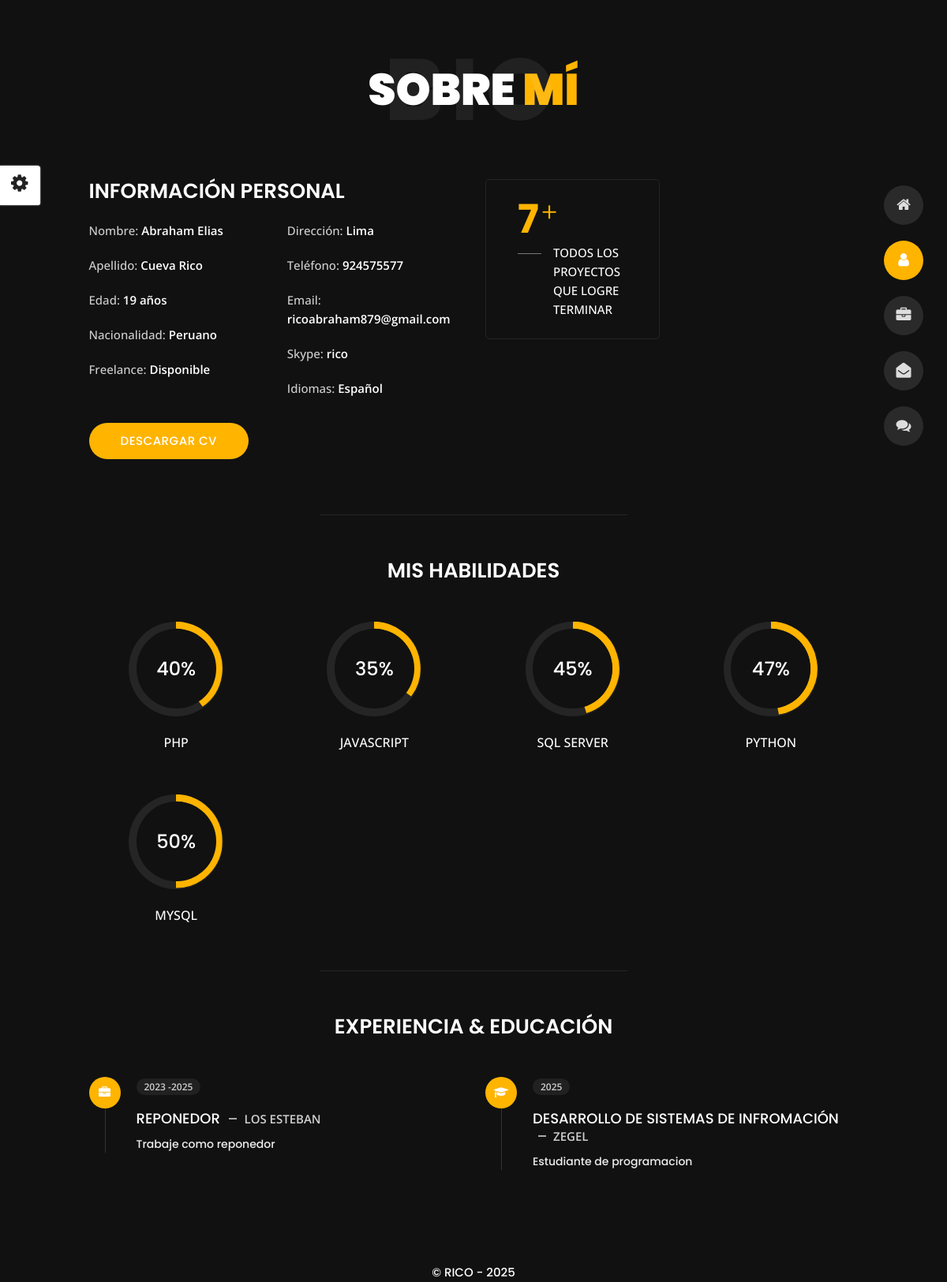
Page /about/ on the earlier database version.
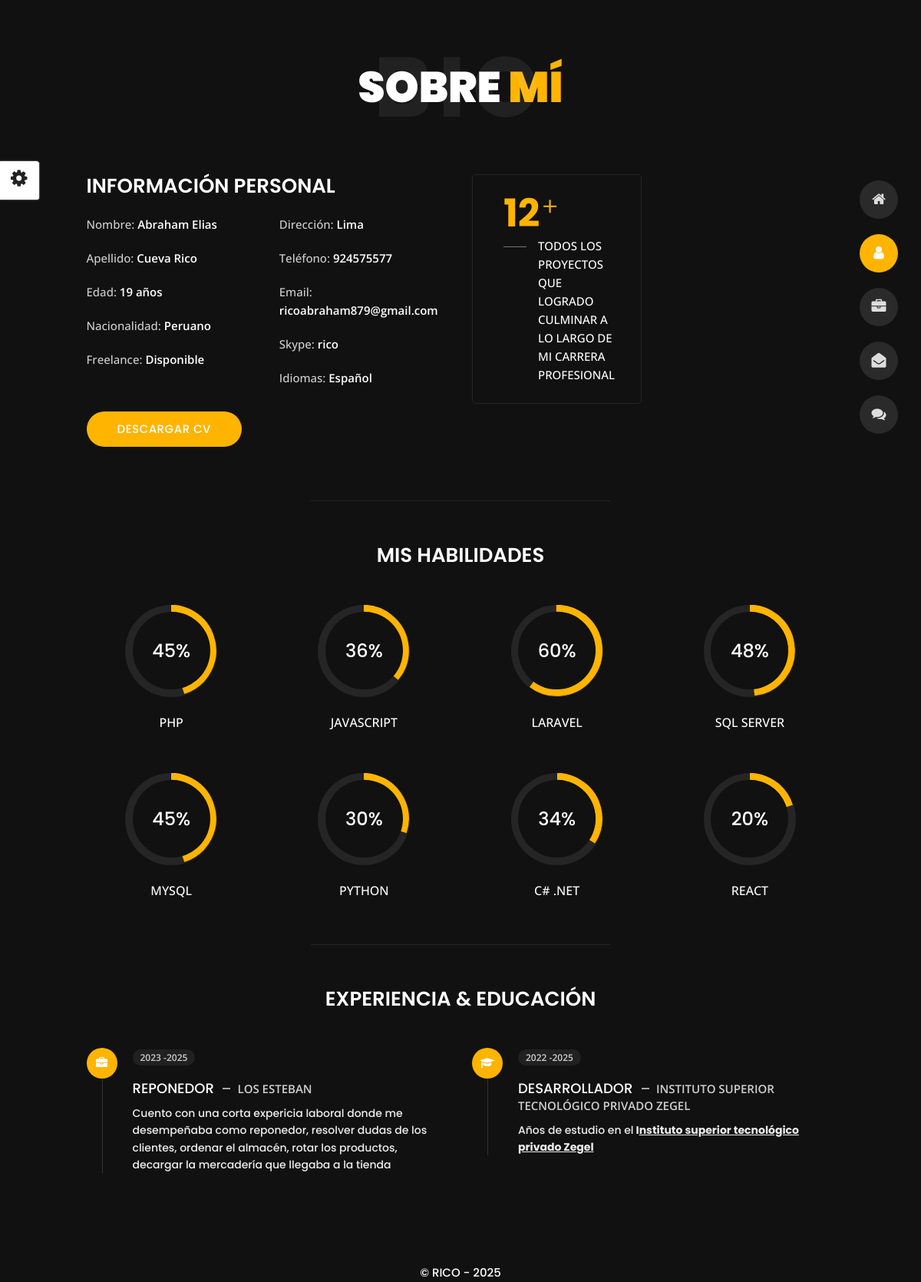
Same page on the later database version.
### core/models.py (models this page shows, shortened)
class AboutMe(models.Model):
    nombre = models.CharField(max_length=100)
    apellido = models.CharField(max_length=100)
    edad = models.PositiveIntegerField()
    nacionalidad = models.CharField(max_length=100)
    freelance = models.BooleanField(default=True)
    direccion = models.CharField(max_length=200)
    telefono = models.CharField(max_length=50)
    email = models.EmailField()
    skype = models.CharField(max_length=100)
    idiomas = models.CharField(max_length=200)
    descripcion = RichTextField()
    foto = models.ImageField(upload_to='about/', blank=True, null=True)
    cv = models.FileField(upload_to='cv/', blank=True, null=True, verbose_name="Archivo CV (PDF)")
    class Meta:
        verbose_name = "Sobre mí"
        verbose_name_plural = "Sobre mí"

class Stat(models.Model):
    about = models.ForeignKey(AboutMe, on_delete=models.CASCADE, related_name='stats')
    titulo = models.CharField(max_length=100)
    cantidad = models.PositiveIntegerField()
    descripcion = RichTextField()
    class Meta:
        verbose_name = "Estadística"
        verbose_name_plural = "Estadísticas"

class Skill(models.Model):
    about = models.ForeignKey(AboutMe, on_delete=models.CASCADE, related_name='skills')
    nombre = models.CharField(max_length=100)
    porcentaje = models.PositiveIntegerField()
    class Meta:
        verbose_name = "Habilidad"
        verbose_name_plural = "Habilidades"

class Experience(models.Model):
    about = models.ForeignKey(AboutMe, on_delete=models.CASCADE, related_name='experiences')
    titulo = models.CharField(max_length=200)
    empresa = models.CharField(max_length=200)
    anio = models.CharField(max_length=100)
    descripcion = RichTextField()
    class Meta:
        verbose_name = "Experiencia"
        verbose_name_plural = "Experiencias"

class Education(models.Model):
    about = models.ForeignKey(AboutMe, on_delete=models.CASCADE, related_name='educations')
    titulo = models.CharField(max_length=200)
    institucion = models.CharField(max_length=200)
    anio = models.CharField(max_length=100)
    descripcion = RichTextField()
    class Meta:
        verbose_name = "Educación"
        verbose_name_plural = "Educaciones"

### core/views.py (the view)
# urls.py: path('about/', views.about, name='about'),
def about(request):
    about = AboutMe.objects.prefetch_related('skills', 'stats', 'experiences', 'educations').first()
    if about is None:
        return HttpResponse("No data found.")
    context = {
        'about': about,
        'now': datetime.now(),
        'body_class': 'about',
    }
    return render(request, 'core/about.html', context)

### core/context_processors.py (called while the page is built)
def site_settings(request):
    setting = SiteSetting.objects.first()
    return {'site_setting': setting}

### core/templates/core/about.html (shortened to what this page needs)
{% extends 'core/base.html' %}
{% block content %}
<section class="title-section text-left text-sm-center revealator-slideup revealator-once revealator-delay1">
    <h1>SOBRE <span>MÍ</span></h1>
    <span class="title-bg">Bio</span>
</section>
<section class="main-content revealator-slideup revealator-once revealator-delay1">
    <div class="container">
        <div class="row">
            <div class="col-12 col-lg-5 col-xl-6">
                <div class="row">
                    <div class="col-12">
                        <h3 class="text-uppercase custom-title mb-0 ft-wt-600">Información Personal</h3>
                    </div>
                    <div class="col-6">
                        <ul class="about-list list-unstyled open-sans-font">
                            <li><span class="title">Nombre:</span> <span class="value">{{ about.nombre }}</span></li>
                            <li><span class="title">Apellido:</span> <span class="value">{{ about.apellido }}</span></li>
                            <li><span class="title">Edad:</span> <span class="value">{{ about.edad }} años</span></li>
                            <li><span class="title">Nacionalidad:</span> <span class="value">{{ about.nacionalidad }}</span></li>
                            <li><span class="title">Freelance:</span> <span class="value">{% if about.freelance %}Disponible{% else %}No disponible{% endif %}</span></li>
                        </ul>
                    </div>
                    <div class="col-6">
                        <ul class="about-list list-unstyled open-sans-font">
                            <li><span class="title">Dirección:</span> <span class="value">{{ about.direccion }}</span></li>
                            <li><span class="title">Teléfono:</span> <span class="value">{{ about.telefono }}</span></li>
                            <li><span class="title">Email:</span> <span class="value">{{ about.email }}</span></li>
                            <li><span class="title">Skype:</span> <span class="value">{{ about.skype }}</span></li>
                            <li><span class="title">Idiomas:</span> <span class="value">{{ about.idiomas }}</span></li>
                        </ul>
                    </div>
                    <div class="col-12 mt-3">
                        {% if about.cv %}
                            <a href="{{ about.cv.url }}" class="btn btn-download" target="_blank">Descargar CV</a>
                        {% else %}
                            <p><em>CV no disponible</em></p>
                        {% endif %}
                    </div>
                </div>
            </div>
            <div class="col-12 col-lg-7 col-xl-6 mt-5 mt-lg-0">
                <div class="row">
                    {% for stat in about.stats.all %}
                    <div class="col-6">
                        <div class="box-stats {% if forloop.counter < 3 %}with-margin{% endif %}">
                            <h3 class="poppins-font position-relative">{{ stat.cantidad }}</h3>
                            <p class="open-sans-font m-0 position-relative text-uppercase">{{ stat.descripcion }}</p>
                        </div>
                    </div>
                    {% endfor %}
                </div>
            </div>
        </div>
        <hr class="separator">
        <div class="row">
            <div class="col-12">
                <h3 class="text-uppercase pb-4 pb-sm-5 mb-3 mb-sm-0 text-left text-sm-center custom-title ft-wt-600">Mis Habilidades</h3>
            </div>
            {% for skill in about.skills.all %}
            <div class="col-6 col-md-3 mb-3 mb-sm-5">
                <div class="c100 p{{ skill.porcentaje|floatformat:0 }}">
                    <span>{{ skill.porcentaje }}%</span>
                </div>
                <h6 class="text-uppercase open-sans-font text-center mt-2 mt-sm-4">{{ skill.nombre }}</h6>
            </div>
            {% endfor %}
        </div>
        <hr class="separator mt-1">
        <div class="row">
            <div class="col-12">
                <h3 class="text-uppercase pb-5 mb-0 text-left text-sm-center custom-title ft-wt-600">Experiencia <span>&</span> Educación</h3>
            </div>
            <div class="col-lg-6 m-15px-tb">
                <div class="resume-box">
                    <ul>
                        {% for exp in about.experiences.all %}
                        <li>
                            <div class="icon"><i class="fa fa-briefcase"></i></div>
                            <span class="time open-sans-font text-uppercase">{{ exp.anio }}</span>
                            <h5 class="poppins-font text-uppercase">{{ exp.titulo }} <span class="place open-sans-font">{{ exp.empresa }}</span></h5>
                            <p class="open-sans-font">{{ exp.descripcion|safe }}</p>
                        </li>
                        {% endfor %}
                    </ul>
                </div>
            </div>
            <div class="col-lg-6 m-15px-tb">
                <div class="resume-box">
                    <ul>
                        {% for edu in about.educations.all %}
                        <li>
                            <div class="icon"><i class="fa fa-graduation-cap"></i></div>
                            <span class="time open-sans-font text-uppercase">{{ edu.anio }}</span>
                            <h5 class="poppins-font text-uppercase">{{ edu.titulo }} <span class="place open-sans-font">{{ edu.institucion }}</span></h5>
                            <p class="open-sans-font">{{ edu.descripcion|safe }}</p>
                        </li>
                        {% endfor %}
                    </ul>
                </div>
            </div>
        </div>
    </div>
</section>
{% endblock %}

### core/templates/core/base.html (shortened to what this page needs)
{% load static %}
<!DOCTYPE html>
<html lang="es">
<head>
    <link href="{% static 'css/bootstrap.min.css' %}" rel="stylesheet">
    <link href="{% static 'css/preloader.min.css' %}" rel="stylesheet">
    <link href="{% static 'css/circle.css' %}" rel="stylesheet">
    <link href="{% static 'css/font-awesome.min.css' %}" rel="stylesheet">
    <link href="{% static 'css/fm.revealator.jquery.min.css' %}" rel="stylesheet">
    <link href="{% static 'css/style.css' %}" rel="stylesheet">
    <link href="{% static 'css/skins/yellow.css' %}" rel="stylesheet">
    <link rel="alternate stylesheet" type="text/css" title="blue" href="{% static 'css/skins/blue.css' %}" />
    <link rel="alternate stylesheet" type="text/css" title="green" href="{% static 'css/skins/green.css' %}" />
    <link rel="alternate stylesheet" type="text/css" title="yellow" href="{% static 'css/skins/yellow.css' %}" />
    <link rel="alternate stylesheet" type="text/css" title="blueviolet" href="{% static 'css/skins/blueviolet.css' %}" />
    <link rel="alternate stylesheet" type="text/css" title="goldenrod" href="{% static 'css/skins/goldenrod.css' %}" />
    <link rel="alternate stylesheet" type="text/css" title="magenta" href="{% static 'css/skins/magenta.css' %}" />
    <link rel="alternate stylesheet" type="text/css" title="orange" href="{% static 'css/skins/orange.css' %}" />
    <link rel="alternate stylesheet" type="text/css" title="purple" href="{% static 'css/skins/purple.css' %}" />
    <link rel="alternate stylesheet" type="text/css" title="red" href="{% static 'css/skins/red.css' %}" />
    <link rel="alternate stylesheet" type="text/css" title="yellowgreen" href="{% static 'css/skins/yellowgreen.css' %}" />
    <link rel="stylesheet" type="text/css" href="{% static 'css/styleswitcher.css' %}" />
</head>
<body class="{{ body_class }}">
    <div id="showSwitcher" class="styleSecondColor">
        <i class="fa fa-cog fa-spin"></i>
    </div>
    {% include 'core/includes/header.html' %}
    {% block content %}
    {% endblock %}
    {% include 'core/includes/footer.html' %}
</body>
</html>

### core/templates/core/includes/header.html (shortened to what this page needs)
<header class="header" id="navbar-collapse-toggle">
    <ul class="icon-menu d-none d-lg-block">
        <li class="icon-box {% if request.path == '/' %}active{% endif %}">
            <i class="fa fa-home"></i>
            <a href="{% url 'index' %}">
            </a>
        </li>
        <li class="icon-box {% if request.path == '/about/' %}active{% endif %}">
            <i class="fa fa-user"></i>
            <a href="{% url 'about' %}">
            </a>
        </li>
        <li class="icon-box {% if request.path == '/portfolio/' %}active{% endif %}">
            <i class="fa fa-briefcase"></i>
            <a href="{% url 'portfolio' %}">
            </a>
        </li>
        <li class="icon-box {% if request.path == '/contacto/' %}active{% endif %}">
            <i class="fa fa-envelope-open"></i>
            <a href="{% url 'contacto' %}">
            </a>
        </li>
        <li class="icon-box {% if request.path == '/blog_list/' %}active{% endif %}">
            <i class="fa fa-comments"></i>
            <a href="{% url 'blog_list' %}">
            </a>
        </li>
    </ul>
</header>

### core/templates/core/includes/footer.html
<footer class="footer text-center mt-5">
    <p>© RICO {{ home.nombre }} - {{ now|date:"Y" }}</p>
</footer>

### static/css/circle.css (style rules this page uses)
.c100 { position: relative; font-size: 120px; width: 1em; height: 1em; border-radius: 50%; float: left; margin: 0 0.1em 0.1em 0; background-color: #cccccc; }
.c100 *, .c100 *:before, .c100 *:after { -webkit-box-sizing: content-box; -moz-box-sizing: content-box; box-sizing: content-box; }
.c100 > span { position: absolute; width: 100%; z-index: 1; left: 0; top: 0; width: 5em; line-height: 5em; font-size: 0.2em; color: #cccccc; display: block; text-align: center; white-space: nowrap; -webkit-transition-property: all; -moz-transition-property: all; -o-transition-property: all; transition-property: all; -webkit-transition-duration: 0.2s; -moz-transition-duration: 0.2s; -o-transition-duration: 0.2s; transition-duration: 0.2s; -webkit-transition-timing-function: ease-out; -moz-transition-timing-function: ease-out; -o-transition-timing-function: ease-out; transition-timing-function: ease-out; }
.c100:after { position: absolute; top: 0.08em; left: 0.08em; display: block; content: " "; border-radius: 50%; background-color: #f5f5f5; width: 0.84em; height: 0.84em; -webkit-transition-property: all; -moz-transition-property: all; -o-transition-property: all; transition-property: all; -webkit-transition-duration: 0.2s; -moz-transition-duration: 0.2s; -o-transition-duration: 0.2s; transition-duration: 0.2s; -webkit-transition-timing-function: ease-in; -moz-transition-timing-function: ease-in; -o-transition-timing-function: ease-in; transition-timing-function: ease-in; }

### static/css/skins/yellow.css (style rules this page uses)
.home h1, .about .box-stats h3, .title-section h1 span, #menu li.active a, body.light #menu li.active a, .blog .post-container:hover .post-content .entry-header h3 a, .blog .post-content .entry-header h3 a:hover, .contact .custom-span-contact i, .portfolio .slideshow figcaption h3, .portfolio .slideshow a, .portfolio .grid figure:hover figcaption, .blog-post .meta i { color: #ffb400; }
.about .resume-box .icon, .contact ul.social li a:hover, body.light.contact ul.social li a:hover, .preloader .loader, .blog .page-link:hover, .blog .page-item.active .page-link, body.light.blog .page-link:hover, body.light.blog .page-item.active .page-link, .portfolio .grid li figure div, .header ul.icon-menu li.icon-box.active, .header ul.icon-menu li.icon-box:hover, body.light .header ul.icon-menu li.icon-box.active, body.light .header ul.icon-menu li.icon-box:hover, .btn, .header .icon-box h2, .home .color-block, .title-section hr, .portfolio .slideshow .carousel-indicators li.active { background-color: #ffb400; }

### static/css/styleswitcher.css (style rules this page uses)
#showSwitcher { z-index: 11111; margin-left:0px; position:fixed; left:0; top:210px; background: #fff; box-shadow:#ccc 0 0 2px; border-left:0; font-size:18px; display: block; -webkit-border-bottom-right-radius: 3px; -webkit-border-top-right-radius: 4px; -moz-border-radius-bottomright: 3px; -moz-border-radius-topright: 4px; border-bottom-right-radius: 3px; border-top-right-radius: 4px; padding: 10px 16px 10px 14px; cursor: pointer; }
#showSwitcher i { font-size:25px; color:#222; }

### static/css/skins/blue.css (style rules this page uses)
.home h1, .about .box-stats h3, .title-section h1 span, #menu li.active a, body.light #menu li.active a, .blog .post-container:hover .post-content .entry-header h3 a, .blog .post-content .entry-header h3 a:hover, .contact .custom-span-contact i, .portfolio .slideshow figcaption h3, .portfolio .slideshow a, .portfolio .grid figure:hover figcaption, .blog-post .meta i { color: #4169e1; }
.about .resume-box .icon, .contact ul.social li a:hover, body.light.contact ul.social li a:hover, .preloader .loader, .blog .page-link:hover, .blog .page-item.active .page-link, body.light.blog .page-link:hover, body.light.blog .page-item.active .page-link, .portfolio .grid li figure div, .header ul.icon-menu li.icon-box.active, .header ul.icon-menu li.icon-box:hover, body.light .header ul.icon-menu li.icon-box.active, body.light .header ul.icon-menu li.icon-box:hover, .btn, .header .icon-box h2, .home .color-block, .title-section hr, .portfolio .slideshow .carousel-indicators li.active { background-color: #4169e1; }

Differences in the rows shown:
removed Stat: cantidad "7", descripcion "TODOS LOS PROYECTOS QUE LOGRE TERMINAR"
removed Skill: porcentaje "40", nombre "PHP"
removed Skill: porcentaje "35", nombre "JAVASCRIPT"
removed Skill: porcentaje "45", nombre "SQL SERVER"
removed Skill: porcentaje "47", nombre "PYTHON"
removed Skill: porcentaje "50", nombre "MYSQL"
removed Experience: anio "2023 -2025", titulo "REPONEDOR", empresa "LOS ESTEBAN", descripcion "Trabaje como reponedor"
removed Education: anio "2025", titulo "DESARROLLO DE SISTEMAS DE INFROMACIÓN", institucion "ZEGEL", descripcion "Estudiante de programacion"
added Stat: cantidad "12", descripcion "TODOS LOS PROYECTOS QUE LOGRADO CULMINAR A LO LARGO DE MI CARRERA PROFESIONAL"
added Skill: porcentaje "45", nombre "PHP"
added Skill: porcentaje "36", nombre "JAVASCRIPT"
added Skill: porcentaje "60", nombre "LARAVEL"
added Skill: porcentaje "48", nombre "SQL SERVER"
added Skill: porcentaje "45", nombre "MYSQL"
added Skill: porcentaje "30", nombre "PYTHON"
added Skill: porcentaje "34", nombre "C# .NET"
added Skill: porcentaje "20", nombre "REACT"
added Experience: anio "2023 -2025", titulo "REPONEDOR", empresa "LOS ESTEBAN", descripcion "Cuento con una corta expericia laboral donde me desempeñaba como reponedor, resolver dudas de los clientes, ordenar el almacén, rotar los productos, decargar la mercadería que llegaba a la tienda"
added Education: anio "2022 -2025", titulo "DESARROLLADOR", institucion "INSTITUTO SUPERIOR TECNOLÓGICO PRIVADO ZEGEL", descripcion "Años de estudio en el I nstituto superior tecnológico privado Zegel"
